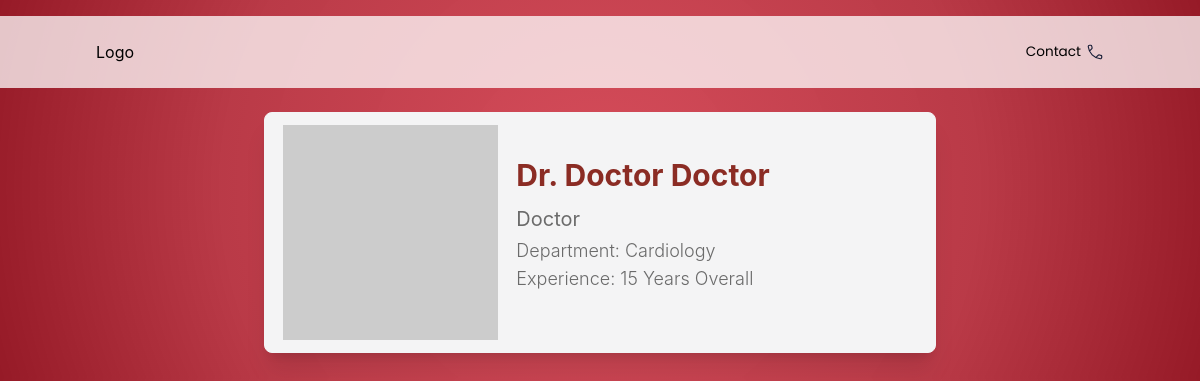
/doctor_info/1, run on the app's committed database.
### models.py (models this page shows)
class Doctor(db.Model):
    DoctorID = db.Column(db.Integer, primary_key=True)
    FirstName = db.Column(db.String,nullable=False)
    LastName = db.Column(db.String,nullable=False)
    Username= db.Column(db.String, nullable=False)
    Password = db.Column(db.String, nullable=False)
    available=db.Column(db.String)
    Department = db.Column(db.String, db.ForeignKey('department.Department_name'), nullable=False)
    Position = db.Column(db.String)
    Experience = db.Column(db.Integer)
    Remarks = db.Column(db.String)
    photo = db.Column(db.String)
    appointments = db.relationship('Appointment', back_populates='doctor', cascade="all, delete")
    department_rel = db.relationship('Department', back_populates='doctors')

### routes/patient.py (the view)
@app.route("/doctor_info/<int:doctor_id>")
def doctor_info(doctor_id):
    doctor = Doctor.query.get(doctor_id)
    if not doctor:
        return "Doctor not found", 404
    return render_template("doctor_info.html", doctor=doctor)

### templates/doctor_info.html (shortened to what this page needs)
<!DOCTYPE html>
<html lang="en">
<head>
    <link rel="stylesheet" href="..\static\style.css">
    <script src="https://cdn.tailwindcss.com"></script>
</head>
<body>
    <header>
        <nav>
        <div class="logo">
            <h2>Logo</h2>
        </div>
        <div class="nav-icons">
            <ul>
            <li>Contact </li>
            </ul>
        </div>
        </nav>
    </header>
    <main>
        <div id="profile-card" class="w-full max-w-2xl bg-white shadow-xl rounded-lg overflow-hidden flex flex-col md:flex-row border border-gray-100">
            <div class="md:w-1/3 flex-shrink-0">
                <img
                    src="https://placehold.co/300x300/e5e7eb/text-gray?text=Profile+Photo"
                    alt="Professional portrait"
                    class="w-full h-full object-cover"
                    onerror="this.onerror=null;this.src='https://placehold.co/300x300/e5e7eb/text-gray?text=Photo+Error';"
                />
            </div>
            <div class="md:w-2/3 p-6 flex flex-col justify-between">
                <div class="space-y-1 mb-4">
                    <div class="text-3xl font-bold text-accent-dark">
                        Dr. {{ doctor.FirstName }} {{ doctor.LastName }}
                    </div>
                    <div class="text-xl text-text-gray pt-2">
                        {{ doctor.Position }}
                    </div>
                    <div class="text-lg text-text-gray font-light">
                        <div>
                            Department: {{ doctor.Department }}
                        </div>
                        <div>
                            Experience: {{ doctor.Experience }} Years Overall
                        </div>
                    </div>
                </div>
            </div>
        </div>
    </main>
</body>
</html>

### static/style.css (style rules this page uses)
* { margin: 0; padding: 0; }
body { background: radial-gradient( circle at center, #d03040db 0%, #b01e2ddf 60%, #961a27 100%); }
:root { --primary-color: #007bff; --secondary-color: #6c757d; --header-bg: #5a7188; --header-text: #ffffff; --row-bg-odd: #ffffff; --row-bg-even: #f8f9fa; --border-color: #dee2e6; }
nav { display: flex; align-items: center; justify-content: space-between; margin-top: 2vh; gap: 3vw; background-color: rgba(255, 255, 255, 0.75); padding: 3vh; padding-left: 8vw; padding-right: 8vw; }
.nav-icons ul { display: flex; list-style: none; gap: 2vw; }
.nav-icons li { display: flex; align-items: center; font-family: 'Poppins', sans-serif; font-size: 0.85em; cursor: pointer; gap: 5px; }
main { display: flex; justify-content: center; align-items: center; }
#profile-card { background-color: #f4f4f5; display: flex; justify-content: center; align-items: center; font-family: 'Inter', sans-serif; margin: 2vw; padding: 1.5vh; }
#profile-card img { margin-left: 0.5vw; }

### data on the page
Doctor: FirstName "Doctor", LastName "Doctor", Position "Doctor", Department "Cardiology", Experience "15"
